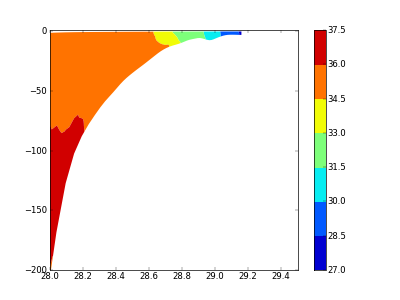

Recreate this plot in Python.
from okean import roms, pl_tools
import pylab as pl

his='ocean_his.nc'
grd='ocean_grd.nc'

r=roms.His(his)
x,y,z,v=r.slicei('salt',50,0,dist=0)

pl.figure()
ax=pl.axes()
p=ax.contourf(y,z,v)
pl.colorbar(p)
pl.axis([28,29.5,-200,1])

pl.savefig('ex_roms_05.png',dpi=50)
